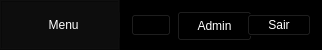
     <widget class="QFrame" name="top">
      <property name="maximumSize">
       <size>
        <width>16777215</width>
        <height>50</height>
       </size>
      </property>
      <property name="styleSheet">
       <string notr="true">background-color: rgb(49, 49, 49);</string>
      </property>
      <property name="frameShape">
       <enum>QFrame::NoFrame</enum>
      </property>
      <property name="frameShadow">
       <enum>QFrame::Raised</enum>
      </property>
      <layout class="QHBoxLayout" name="horizontalLayout_2">
       <property name="spacing">
        <number>0</number>
       </property>
       <property name="leftMargin">
        <number>0</number>
       </property>
       <property name="topMargin">
        <number>0</number>
       </property>
       <property name="rightMargin">
        <number>0</number>
       </property>
       <property name="bottomMargin">
        <number>0</number>
       </property>
       <item>
        <widget class="QFrame" name="btnMenu">
         <property name="maximumSize">
          <size>
           <width>120</width>
           <height>50</height>
          </size>
         </property>
         <property name="styleSheet">
          <string notr="true">background-color: rgb(13, 13, 13);</string>
         </property>
         <property name="frameShape">
          <enum>QFrame::Box</enum>
         </property>
         <property name="frameShadow">
          <enum>QFrame::Raised</enum>
         </property>
         <layout class="QVBoxLayout" name="verticalLayout_5">
          <property name="spacing">
           <number>0</number>
          </property>
          <property name="leftMargin">
           <number>0</number>
          </property>
          <property name="topMargin">
           <number>0</number>
          </property>
          <property name="rightMargin">
           <number>0</number>
          </property>
          <property name="bottomMargin">
           <number>0</number>
          </property>
          <item>
           <widget class="QPushButton" name="pushButton_menu">
            <property name="minimumSize">
             <size>
              <width>120</width>
              <height>30</height>
             </size>
            </property>
            <property name="styleSheet">
             <string notr="true">QPushButton{
border-radius: 8px;
font: 87 8pt &quot;Arial Black&quot;;
color: white;
}

</string>
            </property>
            <property name="text">
             <string> Menu</string>
            </property>
            <property name="icon">
             <iconset>
              <normaloff>:/img/img/menu.png</normaloff>:/img/img/menu.png</iconset>
            </property>
            <property name="iconSize">
             <size>
              <width>30</width>
              <height>30</height>
             </size>
            </property>
           </widget>
          </item>
         </layout>
        </widget>
       </item>
       <item>
        <widget class="QFrame" name="menutop">
         <property name="minimumSize">
          <size>
           <width>0</width>
           <height>50</height>
          </size>
         </property>
         <property name="maximumSize">
          <size>
           <width>16777215</width>
           <height>50</height>
          </size>
         </property>
         <property name="styleSheet">
          <string notr="true">background-color: rgb(0, 0, 0);</string>
         </property>
         <property name="frameShape">
          <enum>QFrame::NoFrame</enum>
         </property>
         <property name="frameShadow">
          <enum>QFrame::Raised</enum>
         </property>
         <layout class="QHBoxLayout" name="horizontalLayout_8">
          <property name="spacing">
           <number>0</number>
          </property>
          <property name="leftMargin">
           <number>0</number>
          </property>
          <property name="topMargin">
           <number>0</number>
          </property>
          <property name="rightMargin">
           <number>0</number>
          </property>
          <property name="bottomMargin">
           <number>0</number>
          </property>
          <item>
           <widget class="QFrame" name="frame_12">
            <property name="frameShape">
             <enum>QFrame::StyledPanel</enum>
            </property>
            <property name="frameShadow">
             <enum>QFrame::Raised</enum>
            </property>
           </widget>
          </item>
          <item>
           <widget class="QFrame" name="frame_13">
            <property name="frameShape">
             <enum>QFrame::StyledPanel</enum>
            </property>
            <property name="frameShadow">
             <enum>QFrame::Raised</enum>
            </property>
            <widget class="QLabel" name="label">
             <property name="geometry">
              <rect>
               <x>30</x>
               <y>0</y>
               <width>171</width>
               <height>51</height>
              </rect>
             </property>
             <property name="styleSheet">
              <string notr="true">background-image: url(:/img/img/LogoP.png);
background-repeat: no-repeat;
background-position: center;
background-size: cover;</string>
             </property>
             <property name="text">
              <string/>
             </property>
            </widget>
           </widget>
          </item>
          <item>
           <widget class="QFrame" name="frame_14">
            <property name="frameShape">
             <enum>QFrame::StyledPanel</enum>
            </property>
            <property name="frameShadow">
             <enum>QFrame::Raised</enum>
            </property>
            <layout class="QHBoxLayout" name="horizontalLayout_13">
             <property name="spacing">
              <number>0</number>
             </property>
             <property name="leftMargin">
              <number>0</number>
             </property>
             <property name="topMargin">
              <number>0</number>
             </property>
             <property name="rightMargin">
              <number>0</number>
             </property>
             <property name="bottomMargin">
              <number>0</number>
             </property>
             <item>
              <widget class="QFrame" name="frame_23">
               <property name="frameShape">
                <enum>QFrame::StyledPanel</enum>
               </property>
               <property name="frameShadow">
                <enum>QFrame::Raised</enum>
               </property>
              </widget>
             </item>
             <item>
              <widget class="QFrame" name="frame_24">
               <property name="maximumSize">
                <size>
                 <width>200</width>
                 <height>16777215</height>
                </size>
               </property>
               <property name="frameShape">
                <enum>QFrame::StyledPanel</enum>
               </property>
               <property name="frameShadow">
                <enum>QFrame::Raised</enum>
               </property>
               <layout class="QHBoxLayout" name="horizontalLayout_17">
                <item>
                 <widget class="QPushButton" name="pushButton_Recar">
                  <property name="text">
                   <string/>
                  </property>
                  <property name="icon">
                   <iconset>
                    <normaloff>:/img/img/recaregar.png</normaloff>:/img/img/recaregar.png</iconset>
                  </property>
                 </widget>
                </item>
                <item>
                 <widget class="QPushButton" name="pushButton_logado">
                  <property name="minimumSize">
                   <size>
                    <width>75</width>
                    <height>30</height>
                   </size>
                  </property>
                  <property name="styleSheet">
                   <string notr="true">color: white;</string>
                  </property>
                  <property name="text">
                   <string>Admin</string>
                  </property>
                  <property name="icon">
                   <iconset>
                    <normaloff>:/img/img/userLogado.png</normaloff>:/img/img/userLogado.png</iconset>
                  </property>
                 </widget>
                </item>
                <item>
                 <widget class="QPushButton" name="pushButton_sair">
                  <property name="styleSheet">
                   <string notr="true">color: white;</string>
                  </property>
                  <property name="text">
                   <string>Sair</string>
                  </property>
                  <property name="icon">
                   <iconset>
                    <normaloff>:/img/img/sair.png</normaloff>:/img/img/sair.png</iconset>
                  </property>
                 </widget>
                </item>
               </layout>
              </widget>
             </item>
            </layout>
           </widget>
          </item>
         </layout>
        </widget>
       </item>
      </layout>
     </widget>
